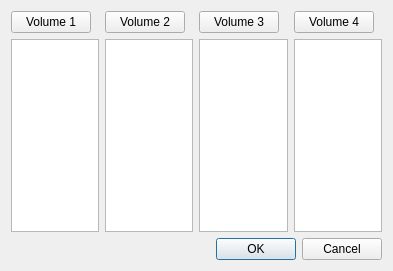
<ui version="4.0" >
 <class>Load4VolumesDialog</class>
 <widget class="QDialog" name="Load4VolumesDialog" >
  <property name="geometry" >
   <rect>
    <x>0</x>
    <y>0</y>
    <width>393</width>
    <height>271</height>
   </rect>
  </property>
  <property name="windowTitle" >
   <string>Load 4 Volumes</string>
  </property>
  <layout class="QVBoxLayout" >
   <item>
    <layout class="QGridLayout" >
     <item row="0" column="0" >
      <widget class="QPushButton" name="volButton1" >
       <property name="sizePolicy" >
        <sizepolicy vsizetype="Fixed" hsizetype="Fixed" >
         <horstretch>0</horstretch>
         <verstretch>0</verstretch>
        </sizepolicy>
       </property>
       <property name="text" >
        <string>Volume 1</string>
       </property>
      </widget>
     </item>
     <item row="0" column="1" >
      <widget class="QPushButton" name="volButton2" >
       <property name="sizePolicy" >
        <sizepolicy vsizetype="Fixed" hsizetype="Fixed" >
         <horstretch>0</horstretch>
         <verstretch>0</verstretch>
        </sizepolicy>
       </property>
       <property name="text" >
        <string>Volume 2</string>
       </property>
      </widget>
     </item>
     <item row="0" column="2" >
      <widget class="QPushButton" name="volButton3" >
       <property name="sizePolicy" >
        <sizepolicy vsizetype="Fixed" hsizetype="Fixed" >
         <horstretch>0</horstretch>
         <verstretch>0</verstretch>
        </sizepolicy>
       </property>
       <property name="text" >
        <string>Volume 3</string>
       </property>
      </widget>
     </item>
     <item row="0" column="3" >
      <widget class="QPushButton" name="volButton4" >
       <property name="sizePolicy" >
        <sizepolicy vsizetype="Fixed" hsizetype="Fixed" >
         <horstretch>0</horstretch>
         <verstretch>0</verstretch>
        </sizepolicy>
       </property>
       <property name="text" >
        <string>Volume 4</string>
       </property>
      </widget>
     </item>
     <item row="1" column="0" >
      <widget class="QListWidget" name="volList1" />
     </item>
     <item row="1" column="1" >
      <widget class="QListWidget" name="volList2" />
     </item>
     <item row="1" column="2" >
      <widget class="QListWidget" name="volList3" />
     </item>
     <item row="1" column="3" >
      <widget class="QListWidget" name="volList4" />
     </item>
    </layout>
   </item>
   <item>
    <widget class="QDialogButtonBox" name="buttonBox" >
     <property name="orientation" >
      <enum>Qt::Horizontal</enum>
     </property>
     <property name="standardButtons" >
      <set>QDialogButtonBox::Cancel|QDialogButtonBox::NoButton|QDialogButtonBox::Ok</set>
     </property>
    </widget>
   </item>
  </layout>
 </widget>
 <resources/>
 <connections>
  <connection>
   <sender>buttonBox</sender>
   <signal>accepted()</signal>
   <receiver>Load4VolumesDialog</receiver>
   <slot>accept()</slot>
   <hints>
    <hint type="sourcelabel" >
     <x>248</x>
     <y>254</y>
    </hint>
    <hint type="destinationlabel" >
     <x>157</x>
     <y>274</y>
    </hint>
   </hints>
  </connection>
  <connection>
   <sender>buttonBox</sender>
   <signal>rejected()</signal>
   <receiver>Load4VolumesDialog</receiver>
   <slot>reject()</slot>
   <hints>
    <hint type="sourcelabel" >
     <x>316</x>
     <y>260</y>
    </hint>
    <hint type="destinationlabel" >
     <x>286</x>
     <y>274</y>
    </hint>
   </hints>
  </connection>
 </connections>
</ui>
